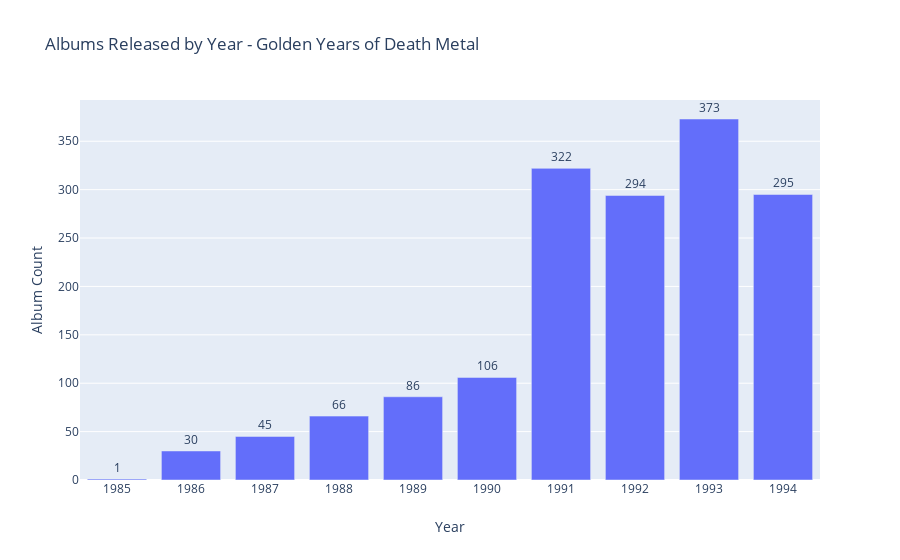

Notebook source saved alongside this figure:
### Code cell
#Death metal was growing starting from 1985
data_plot = go.Bar(
    x=data['year'].value_counts().sort_index().head(10).index,
    y=data['year'].value_counts().sort_index().head(10).values,
    text=data['year'].value_counts().sort_index().head(10).values,
    textposition='outside'
)

layout = go.Layout(
    title='Albums Released by Year - Golden Years of Death Metal',
    xaxis=dict(title='Year',
              tickmode = 'linear',
              tick0 = 1985,
              dtick = 1),
    yaxis={'title':'Album Count'}
)

fig = go.Figure(data=data_plot, layout=layout)

py.iplot(fig)

### Figure 1 — Plotly figure (JSON) as saved in the notebook; plotly's stock layout.template omitted (floating-point values rounded to 4 significant figures)
{"data": [{"text": [1, 30, 45, 66, 86, 106, 322, 294, 373, 295], "textposition": "outside", "type": "bar", "x": [1985, 1986, 1987, 1988, 1989, 1990, 1991, 1992, 1993, 1994], "y": [1, 30, 45, 66, 86, 106, 322, 294, 373, 295]}], "layout": {"title": {"text": "Albums Released by Year - Golden Years of Death Metal"}, "xaxis": {"dtick": 1, "tick0": 1985, "tickmode": "linear", "title": {"text": "Year"}}, "yaxis": {"title": {"text": "Album Count"}}}}
